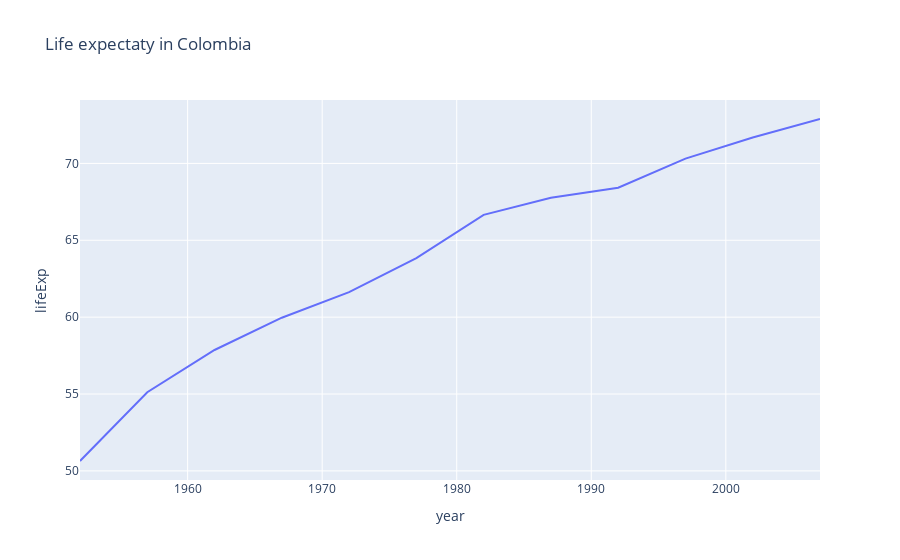

The notebook cell saved with this chart:
### Code cell
fig.show()

### Figure 1 — Plotly figure (JSON) as saved in the notebook; plotly's stock layout.template omitted (floating-point values rounded to 4 significant figures)
{"data": [{"hovertemplate": "year=%{x}<br>lifeExp=%{y}<extra></extra>", "legendgroup": "", "line": {"color": "#636efa", "dash": "solid"}, "marker": {"symbol": "circle"}, "mode": "lines", "name": "", "orientation": "v", "showlegend": false, "type": "scatter", "x": [1952, 1957, 1962, 1967, 1972, 1977, 1982, 1987, 1992, 1997, 2002, 2007], "xaxis": "x", "y": [50.64, 55.12, 57.86, 59.96, 61.62, 63.84, 66.65, 67.77, 68.42, 70.31, 71.68, 72.89], "yaxis": "y"}], "layout": {"legend": {"tracegroupgap": 0}, "title": {"text": "Life expectaty in Colombia"}, "xaxis": {"anchor": "y", "domain": [0, 1], "title": {"text": "year"}}, "yaxis": {"anchor": "x", "domain": [0, 1], "title": {"text": "lifeExp"}}}}
